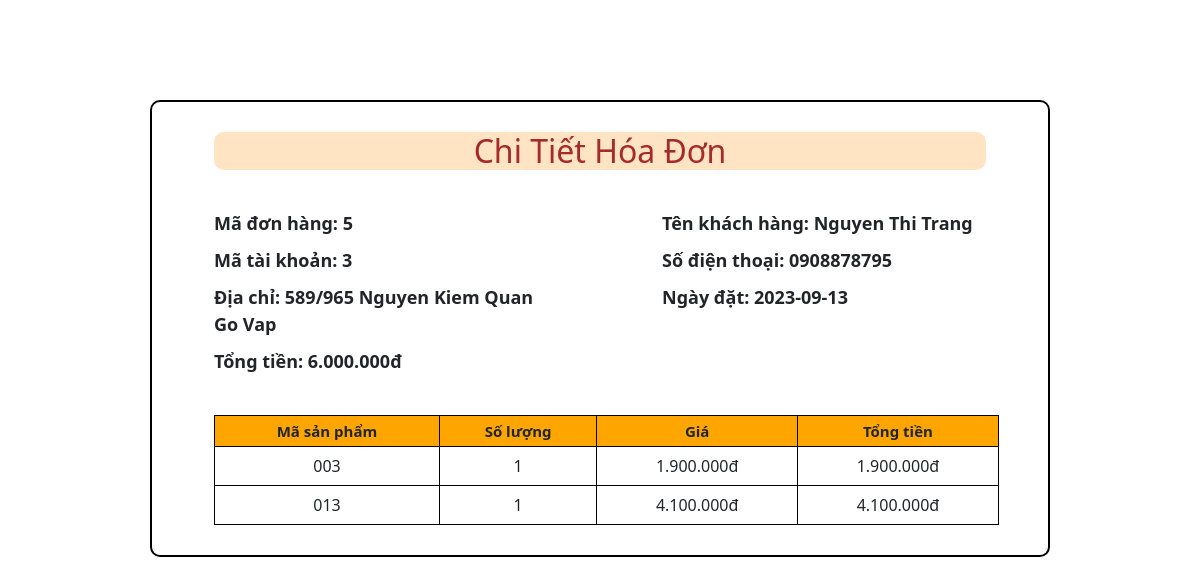
The page /admin/template/template_content/ChiTietDonHang.php?CT=5&MaTK=3&Date=2023-09-13&TT=6000000 on the database its author committed.
### tables this page shows
CREATE TABLE `khachhang` (
  `MaKhach` int(50) NOT NULL,
  `TenKhach` varchar(50) NOT NULL,
  `DiaChi` varchar(50) NOT NULL,
  `SDT` varchar(50) NOT NULL,
  `MaTaiKhoan` int(50) NOT NULL
);

CREATE TABLE `chitietdonhang` (
  `MaSP` varchar(50) NOT NULL,
  `MaDonHang` int(11) NOT NULL,
  `SoLuong` int(11) NOT NULL,
  `Gia` int(11) NOT NULL,
  `TongTien` int(11) NOT NULL
);

### db/DAOKhachHang.php (called while the page is built, shortened)
<?php
class DAOKhachHang{
    private $host = 'localhost';
    private $username = 'root';
    private $password = '';
    private $database = 'ql_cuahanggiay';
    private $conn;
    public function connect(){
        if(!$this->conn){
           $this->conn =  mysqli_connect($this->host,$this->username,$this->password,$this->database);
        }
    }
    public function LayThongTinKhach($matk){
        $sql = "SELECT * FROM khachhang WHERE MaTaiKhoan = '$matk'";
        if($result = mysqli_query($this->conn, $sql)){
           $data = mysqli_fetch_array($result);
           return $data;
        }
        return null;
    }
}
?>

### db/DAOChiTietDonHang.php (called while the page is built, shortened)
<?php
class DAOChiTietDonHang
{
    private $host = 'localhost';
    private $username = 'root';
    private $password = '';
    private $databaseName = 'ql_cuahanggiay';
    private $conn;
    public function connect()
    {
        if(!$this->conn){
            $this->conn = mysqli_connect($this->host,$this->username,$this->password,$this->databaseName);
        }
    }
    public function getList($madon)
    {
        $sql = 'SELECT MaSP,SoLuong,Gia,TongTien FROM chitietdonhang WHERE MaDonHang ='.$madon;
        $data = null;
        if($result = mysqli_query($this->conn,$sql)){
            while($row = mysqli_fetch_array($result)){
                $data[] = $row;
            }
            return $data;
        }
        else
            return false;
    }
}
?>

### admin/template/template_content/ChiTietDonHang.php (the view, shortened to what this page needs)
<link rel="stylesheet" href="../../css/bootstrap.min.css">
<link rel="stylesheet" href="../../css/ChiTietDonHang.css">
<?php
    $Madon = $_GET['CT'];
    $MaTK = $_GET['MaTK'];
    $Date = $_GET['Date'];
    $TT = $_GET['TT'];
    include('../../../db/DAOKhachHang.php');
    $db_kh = new DAOKhachHang();
    $db_kh->connect();
    $data = $db_kh->LayThongTinKhach($MaTK);
?>
<div id="ctdh" class="container">
    <h2>Chi Tiết Hóa Đơn</h2>
    <div class="row">
        <div class="col col-6">
                <p>Mã đơn hàng:  <?php echo $Madon?></p>
                <p>Mã tài khoản: <?php echo $MaTK?></p>
                <p>Địa chỉ: <?php echo $data[2]?></p>
                <p>Tổng tiền: <?php echo number_format($TT,0,',','.')."đ"?></p>
        </div>
        <div class="col col-6">
            <p>Tên khách hàng: <?php echo $data[1]?></p>
            <p>Số điện thoại: <?php echo $data[3]?></p>
            <p>Ngày đặt: <?php echo $Date?></p>
        </div>
    </div>
    <table id="ds_donhang">
        <tr>
            <th>Mã sản phẩm</th>
            <th>Số lượng</th>
            <th>Giá</th>
            <th>Tổng tiền</th>
        </tr>
        <?php
            include("../../../db/DAOChiTietDonHang.php");
            $db = new DAOChiTietDonHang();
            $db->connect();
            $data = $db->getList($Madon);
            $i=0;
            while ($i < count($data)){
        ?>
                <tr>
                    <td><?php echo $data[$i][0]?></td>
                    <td><?php echo $data[$i][1]?></td>
                    <td><?php echo number_format($data[$i][2],0,',','.')."đ"?></td>
                    <td><?php echo number_format($data[$i][3],0,',','.')."đ"?></td>
                </tr>
        <?php
                $i++;
            }
        ?>
    </table>
</div>

### admin/css/ChiTietDonHang.css (style rules this page uses)
* { margin: 0px; padding: 0px; }
#ctdh { background-color: white; margin: 100px auto; border: 2px solid black; border-radius: 10px; width: 900px; }
h2 { color: brown; margin: 30px 50px ; text-align: center; background-color: bisque; border-radius: 10px; }
p { font-size: 18px; margin: 10px 50px; font-weight: bold; }
#ds_donhang { width: 90%; border: 1px solid black; border-collapse: collapse; margin: 30px 50px; }
#ds_donhang th { text-align: center; border: 1px solid black; padding: 5px; font-size: 15px; background-color: orange; }
#ds_donhang td { text-align: center; border: 1px solid black; padding: 8px; }

### rows shown on the page
khachhang: DiaChi "589/965 Nguyen Kiem Quan Go Vap", TenKhach "Nguyen Thi Trang", SDT "0908878795"
chitietdonhang: MaSP "003", SoLuong "1", Gia "1.900.000", TongTien "1.900.000"
chitietdonhang: MaSP "013", SoLuong "1", Gia "4.100.000", TongTien "4.100.000"

### other values the page prints
$Madon "5"
$MaTK "3"
$TT "6.000.000"
$Date "2023-09-13"
